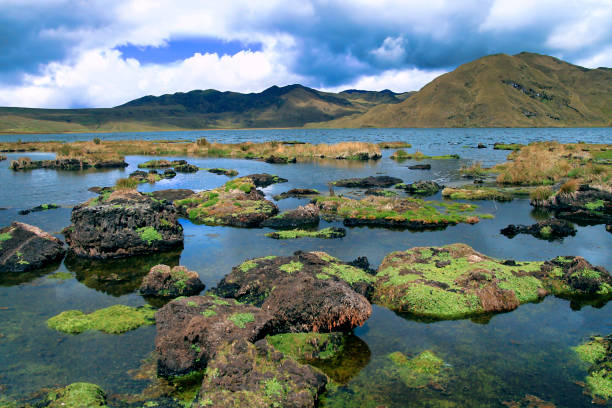
//> input picture codigo/p02_opencv/original.jpg, 612 x 408 px, given in place of the camera
$ ./main   (built with g++ and OpenCV 4)
//> lines starting //> are read from the running program, lines starting //| are printed output that depends on the picture

#include <iostream>
#include <opencv2/imgproc.hpp>
#include <opencv2/highgui.hpp>
#include <opencv2/videoio.hpp>

using namespace std;
using namespace cv;

// Variables globales para trackbars
int kSize = 1;          // Tamaño del kernel
int morph_elem = 0;     // 0: Cruz, 1: Rectángulo, 2: Elipse
int iterations = 1;     // Número de iteraciones

void eventoTrack(int, void*) {
    // Esta función se llama cuando cambia algún trackbar
}

Mat crearCanvas(vector<Mat>& imagenes, vector<string>& titulos, int filas, int cols) {
    // Asegurar que todas las imágenes tengan 3 canales
    vector<Mat> imagenesColor;
    for (auto& img : imagenes) {
        Mat temp;
        if (img.channels() == 1) {
            cvtColor(img, temp, COLOR_GRAY2BGR);
        } else {
            temp = img.clone();
        }
        imagenesColor.push_back(temp);
    }

    int anchoImg = imagenesColor[0].cols;
    int altoImg = imagenesColor[0].rows;
    int margen = 30;
    int espacioTitulo = 25;

    // Crear canvas
    int anchoCanvas = cols * anchoImg + (cols + 1) * margen;
    int altoCanvas = filas * (altoImg + espacioTitulo) + (filas + 1) * margen;
    Mat canvas(altoCanvas, anchoCanvas, CV_8UC3, Scalar(40, 40, 40));

    // Colocar imágenes en el canvas
    for (int i = 0; i < filas; i++) {
        for (int j = 0; j < cols; j++) {
            int idx = i * cols + j;
            if (idx >= imagenesColor.size()) break;

            int x = margen + j * (anchoImg + margen);
            int y = margen + espacioTitulo + i * (altoImg + espacioTitulo + margen);

            // Copiar imagen
            imagenesColor[idx].copyTo(canvas(Rect(x, y, anchoImg, altoImg)));

            // Agregar título
            putText(canvas, titulos[idx], Point(x, y - 5),
                    FONT_HERSHEY_SIMPLEX, 0.5, Scalar(255, 255, 255), 1);
        }
    }

    return canvas;
}

int main(int argc, char *argv[]){
    (void)argc;
    (void)argv;

    VideoCapture video(0);

    if (!video.isOpened()) {
        cerr << "Error: No se pudo abrir la cámara" << endl;
        return -1;
    }

    // Crear ventana principal y trackbars
    namedWindow("Operaciones Morfologicas", WINDOW_NORMAL);
    createTrackbar("Kernel Size", "Operaciones Morfologicas", &kSize, 10, eventoTrack);
    createTrackbar("Elem: 0=Cruz 1=Rect 2=Elipse", "Operaciones Morfologicas", &morph_elem, 2, eventoTrack);
    createTrackbar("Iteraciones", "Operaciones Morfologicas", &iterations, 5, eventoTrack);

    Mat frame, gris;

    cout << "\n╔═══════════════════════════════════════════════════════════╗\n";
    cout << "║        Operaciones Morfológicas - OpenCV                 ║\n";
    cout << "╚═══════════════════════════════════════════════════════════╝\n";
    cout << "\n Controles:\n";
    cout << "   - Kernel Size: Tamaño del elemento estructurante\n";
    cout << "   - Elem: 0=Cruz, 1=Rectángulo, 2=Elipse\n";
    cout << "   - Iteraciones: Número de veces que se aplica la operación\n";
    cout << "   - ESC: Salir\n\n";

    while(true){
        video >> frame;
//> frame is the input picture: 408 rows x 612 cols, CV_8UC3; mean B, G, R 119.2, 120.3, 102.6

        if (frame.empty()) {
            cerr << "Error: Frame vacío" << endl;
            break;
        }

        // Redimensionar para mejor visualización
        resize(frame, frame, Size(320, 240));
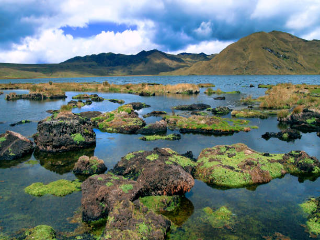
//> frame: 240 rows x 320 cols, CV_8UC3; mean B, G, R 119.1, 120.2, 102.4

        // Convertir a escala de grises
        cvtColor(frame, gris, COLOR_BGR2GRAY);

        // Calcular tamaño de kernel (debe ser impar)
        int kernelSize = kSize * 2 + 1;
        if (kernelSize < 1) kernelSize = 1;

        // Seleccionar tipo de elemento estructurante
        int morphType;
        if (morph_elem == 0) morphType = MORPH_CROSS;
        else if (morph_elem == 1) morphType = MORPH_RECT;
        else morphType = MORPH_ELLIPSE;

        Mat elemento = getStructuringElement(morphType,
                                            Size(kernelSize, kernelSize),
                                            Point(-1, -1));

        int iters = max(1, iterations);

        // ============================================
        // APLICAR TODAS LAS OPERACIONES MORFOLÓGICAS
        // ============================================

        Mat erosion, dilatacion, opening, closing;
        Mat gradiente, tophat, blackhat;
        Mat contraste;

        // 1. Erosión - Elimina bordes
        erode(gris, erosion, elemento, Point(-1, -1), iters);
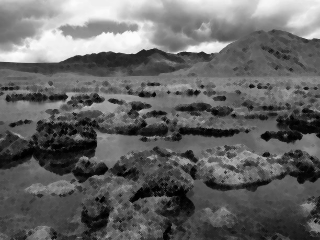
//> erosion: 240 rows x 320 cols, CV_8UC1; min 0, max 253, mean 100.8

        // 2. Dilatación - Engrosa áreas
        dilate(gris, dilatacion, elemento, Point(-1, -1), iters);
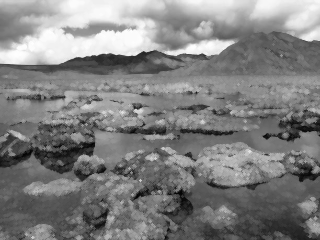
//> dilatacion: 240 rows x 320 cols, CV_8UC1; min 3, max 254, mean 128.5

        // 3. Opening - Erosión + Dilatación (elimina ruido pequeño)
        morphologyEx(gris, opening, MORPH_OPEN, elemento, Point(-1, -1), iters);

        // 4. Closing - Dilatación + Erosión (cierra huecos)
        morphologyEx(gris, closing, MORPH_CLOSE, elemento, Point(-1, -1), iters);

        // 5. Gradiente - Dilatación - Erosión (resalta bordes)
        morphologyEx(gris, gradiente, MORPH_GRADIENT, elemento, Point(-1, -1), iters);
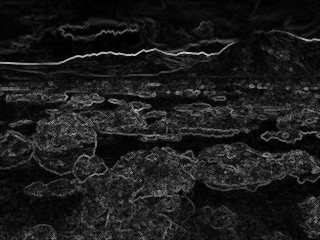
//> gradiente: 240 rows x 320 cols, CV_8UC1; min 0, max 208, mean 27.6

        // 6. Top Hat - Imagen original - Opening (resalta objetos claros)
        morphologyEx(gris, tophat, MORPH_TOPHAT, elemento, Point(-1, -1), iters);

        // 7. Black Hat - Closing - Imagen original (resalta objetos oscuros)
        morphologyEx(gris, blackhat, MORPH_BLACKHAT, elemento, Point(-1, -1), iters);
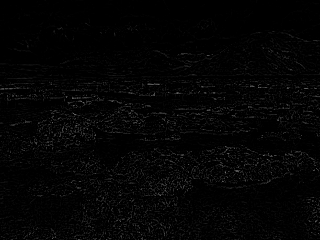
//> blackhat: 240 rows x 320 cols, CV_8UC1; min 0, max 113, mean 4.2

        // 8. Mejora de contraste: Original + (Top Hat - Black Hat)
        Mat diferencia;
        subtract(tophat, blackhat, diferencia);
        add(gris, diferencia, contraste);
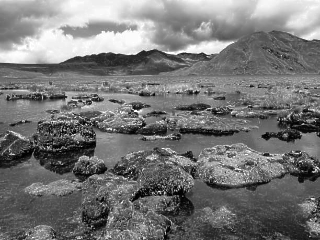
//> contraste: 240 rows x 320 cols, CV_8UC1; min 0, max 255, mean 118.5

        // ============================================
        // CREAR CANVAS CON TODAS LAS OPERACIONES
        // ============================================

        vector<Mat> imagenes = {
            gris, erosion, dilatacion, opening,
            closing, gradiente, tophat, blackhat,
            diferencia, contraste
        };

        vector<string> titulos = {
            "1. Original (Gris)",
            "2. Erosion",
            "3. Dilatacion",
            "4. Opening",
            "5. Closing",
            "6. Gradiente",
            "7. Top Hat",
            "8. Black Hat",
            "9. TopHat - BlackHat",
            "10. Contraste Mejorado"
        };

        // Crear canvas 4x3 (10 imágenes + 2 espacios vacíos)
        Mat canvas = crearCanvas(imagenes, titulos, 3, 4);
//> the loop in crearCanvas, `for (auto& img : imagenes)` made 10 passes
//> in crearCanvas, `int anchoImg = imagenesColor[0].cols;`: anchoImg = 320
//> in crearCanvas, `int altoImg = imagenesColor[0].rows;`: altoImg = 240
//> in crearCanvas, `int anchoCanvas = cols * anchoImg + (cols + 1) * margen;`: anchoCanvas = 1430
//> in crearCanvas, `int altoCanvas = filas * (altoImg + espacioTitulo) + (filas + 1) * mar..`: altoCanvas = 915
//> in crearCanvas, `Mat canvas(altoCanvas, anchoCanvas, CV_8UC3, Scalar(40, 40, 40));`: canvas: 915 rows x 1430 cols, CV_8UC3; every value is 40

        // Agregar información de parámetros
        string kernelInfo = "Kernel: " + to_string(kernelSize) + "x" + to_string(kernelSize);
        string elemInfo = "Elem: " + string(morph_elem == 0 ? "Cruz" :
                                           morph_elem == 1 ? "Rectangulo" : "Elipse");
        string iterInfo = "Iteraciones: " + to_string(iters);

        putText(canvas, kernelInfo, Point(20, canvas.rows - 60),
                FONT_HERSHEY_SIMPLEX, 0.6, Scalar(0, 255, 255), 2);
        putText(canvas, elemInfo, Point(20, canvas.rows - 35),
                FONT_HERSHEY_SIMPLEX, 0.6, Scalar(0, 255, 255), 2);
        putText(canvas, iterInfo, Point(20, canvas.rows - 10),
                FONT_HERSHEY_SIMPLEX, 0.6, Scalar(0, 255, 255), 2);
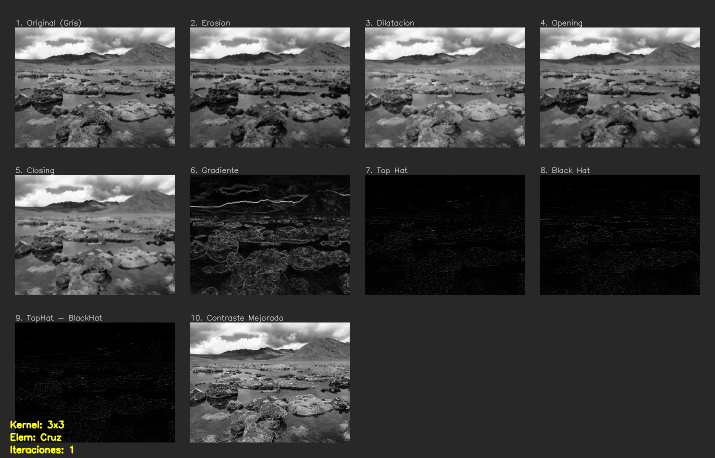
//> canvas: 915 rows x 1430 cols, CV_8UC3 (shown at 1/2 size); mean B, G, R 59.8, 60.2, 60.2

        // Mostrar canvas
        imshow("Operaciones Morfologicas", canvas);

        // Salir con ESC
        if(waitKey(30) == 27)
//> the Esc key is pressed
            break;
    }

    video.release();
    destroyAllWindows();

    cout << "\nPrograma finalizado\n\n";

    return 0;
}
